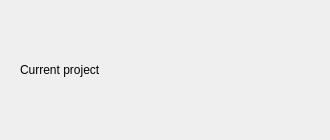
<?xml version="1.0" encoding="UTF-8"?>
<ui version="4.0">
 <class>SpatialItemContent</class>
 <widget class="QWidget" name="SpatialItemContent">
  <property name="geometry"><rect><x>0</x><y>0</y><width>330</width><height>140</height></rect></property>
  <property name="windowTitle"><string>Project card</string></property>
  <property name="fluentFormHost" stdset="0"><string notr="true">SpatialItem</string></property>
  <property name="fluentItemScale" stdset="0"><double>0.900000</double></property>
  <property name="fluentItemRotationY" stdset="0"><double>12.000000</double></property>
  <layout class="QVBoxLayout" name="bodyLayout">
   <item><widget class="FluentCard" name="card">
    <layout class="QVBoxLayout" name="cardLayout">
     <item><widget class="FluentLabel" name="caption">
      <property name="text"><string>Current project</string></property>
     </widget></item>
    </layout>
   </widget></item>
  </layout>
 </widget>
 <customwidgets>
  <customwidget><class>FluentCard</class><extends>QFrame</extends><header>fluentqt_designer.h</header><container>1</container></customwidget>
  <customwidget><class>FluentLabel</class><extends>QLabel</extends><header>fluentqt_designer.h</header></customwidget>
 </customwidgets>
 <resources/>
 <connections/>
</ui>
